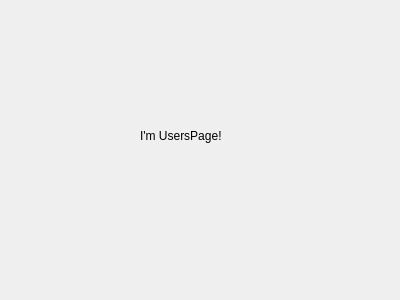
<?xml version="1.0" encoding="UTF-8"?>
<ui version="4.0">
 <class>UsersPage</class>
 <widget class="QWidget" name="UsersPage">
  <property name="geometry">
   <rect>
    <x>0</x>
    <y>0</y>
    <width>400</width>
    <height>300</height>
   </rect>
  </property>
  <property name="windowTitle">
   <string>UsersPage</string>
  </property>
  <widget class="QLabel" name="label">
   <property name="geometry">
    <rect>
     <x>140</x>
     <y>120</y>
     <width>111</width>
     <height>31</height>
    </rect>
   </property>
   <property name="text">
    <string>I'm UsersPage!</string>
   </property>
  </widget>
 </widget>
 <resources/>
 <connections/>
</ui>
